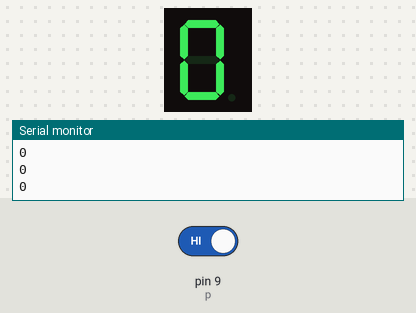
A sketch run on a simulated Arduino Uno, built with avr-gcc and run on an emulated ATmega328P. On the bench: 1-digit seven-segment display, the last lines printed to the serial monitor. Wiring (inferred from the names in the program): 1-digit 7-segment display, segments lit when LOW: segments pin 8, pin 2, pin 3, pin 4, pin 5, pin 6, pin 7. Inputs (shaded band) come from the test bench; at power-on: pin 9 (p) HIGH. The segment pins are drawn as the display they are named for.

Above: at 1.2 s.
1.3 s: pin 9 (p) driven LOW
At 1.65 s:
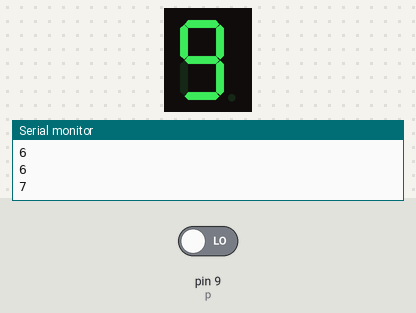
Timing chart, 0 to 4.3 s (numbered marks = the images above; inputs shaded):
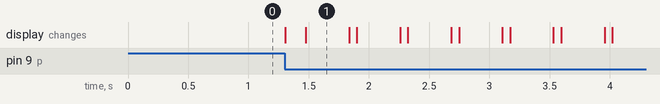

The sketch:

arduino_counter.ino
```cpp
int a = 8;
int b = 2;
int c = 3;
int d = 4;
int e = 5;
int f = 6;
int g = 7;
int p = 9;
int button;
int buttonbefor = 1;
int i =0; //按鈕次數
//0
void zero(){
  digitalWrite(a, LOW);
  digitalWrite(b, LOW);
  digitalWrite(c, LOW);
  digitalWrite(d, LOW);
  digitalWrite(e, LOW);
  digitalWrite(f, LOW);
  digitalWrite(g, HIGH);
}
//1
void one(){
  digitalWrite(a, HIGH);
  digitalWrite(b, LOW);
  digitalWrite(c, LOW);
  digitalWrite(d, HIGH);
  digitalWrite(e, HIGH);
  digitalWrite(f, HIGH);
  digitalWrite(g, HIGH);
}
//2
void two(){
  digitalWrite(a, LOW);
  digitalWrite(b, LOW);
  digitalWrite(c, HIGH);
  digitalWrite(d, LOW);
  digitalWrite(e, LOW);
  digitalWrite(f, HIGH);
  digitalWrite(g, LOW);
}
//3
void three(){
  digitalWrite(a, LOW);
  digitalWrite(b, LOW);
  digitalWrite(c, LOW);
  digitalWrite(d, LOW);
  digitalWrite(e, HIGH);
  digitalWrite(f, HIGH);
  digitalWrite(g, LOW);
}
//4
void four(){
  digitalWrite(a, HIGH);
  digitalWrite(b, LOW);
  digitalWrite(c, LOW);
  digitalWrite(d, HIGH);
  digitalWrite(e, HIGH);
  digitalWrite(f, LOW);
  digitalWrite(g, LOW);
}
//5
void five(){
  digitalWrite(a, LOW);
  digitalWrite(b, HIGH);
  digitalWrite(c, LOW);
  digitalWrite(d, LOW);
  digitalWrite(e, HIGH);
  digitalWrite(f, LOW);
  digitalWrite(g, LOW);
}
//6
void six(){
  digitalWrite(a, LOW);
  digitalWrite(b, HIGH);
  digitalWrite(c, LOW);
  digitalWrite(d, LOW);
  digitalWrite(e, LOW);
  digitalWrite(f, LOW);
  digitalWrite(g, LOW);
}
//7
void seven(){
  digitalWrite(a, LOW);
  digitalWrite(b, LOW);
  digitalWrite(c, LOW);
  digitalWrite(d, HIGH);
  digitalWrite(e, HIGH);
  digitalWrite(f, HIGH);
  digitalWrite(g, HIGH);
}
//8
void eight(){
  digitalWrite(a, LOW);
  digitalWrite(b, LOW);
  digitalWrite(c, LOW);
  digitalWrite(d, LOW);
  digitalWrite(e, LOW);
  digitalWrite(f, LOW);
  digitalWrite(g, LOW);
}
//9
void  nine(){
  digitalWrite(a, LOW);
  digitalWrite(b, LOW);
  digitalWrite(c, LOW);
  digitalWrite(d, LOW);
  digitalWrite(e, HIGH);
  digitalWrite(f, LOW);
  digitalWrite(g, LOW);
}
//
void space(){
  digitalWrite(a, HIGH);
  digitalWrite(b, HIGH);
  digitalWrite(c, HIGH);
  digitalWrite(d, HIGH);
  digitalWrite(e, HIGH);
  digitalWrite(f, HIGH);
  digitalWrite(g, HIGH);
}
void setup(){
  Serial.begin(9600);
  pinMode (p, INPUT);
  pinMode (8, OUTPUT);
  pinMode (2, OUTPUT);
  pinMode (3, OUTPUT);
  pinMode (4, OUTPUT);
  pinMode (5, OUTPUT);
  pinMode (6, OUTPUT);
  pinMode (7, OUTPUT);

}

void loop(){
  Serial.println(i);
  button = digitalRead(9); //讀取按鈕

  if (button ==0 and buttonbefor ==1) { //避免連續計數
    i = i+1;
    Serial.println(i);//按下次數
  }

  if(i==0){
    zero();
  }
  if(i==1){
    one();
  }
  if(i==2){
    two();
  }
  if(i==3){
    three();
  }
  if(i==4){
    four();
  }
  if(i==5){
    five();
  }
  if(i==6){
    six();
  }
  if(i==7){
    seven();
  }
  if(i==8){
    eight();
  }
  if(i==9){
    nine();
  }
  if( i>9){
    i =0;
  }
/*                                        */
  if (button != buttonbefor){ //歸0
  delay(20);
  }
  button=buttonbefor;
  delay(1);
}
```

Measured:
- after the input at 1.3 s, the display: first changes at once (image 1 shows a later state)
